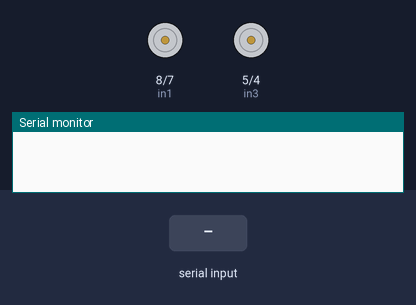
Recording of a sketch running on a simulated Arduino Uno, built with avr-gcc and run on an emulated ATmega328P. Shown: motor-driver pin pairs drawn as motors (green arrow = first pin HIGH = forward, orange = second pin HIGH = backward, longer = more drive, scaled by the enable pin), the last lines printed to the serial monitor. The inputs (shaded band) are chosen by the test bench.

Above: at 1.2 s.
1.3 s: "1" received over the second serial link
At 1.45 s:
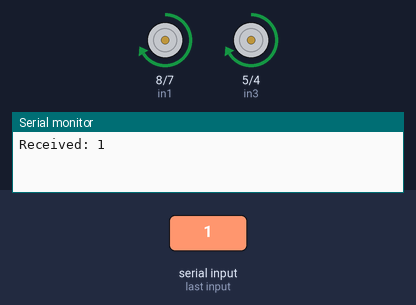
3.1 s: "2" received over the second serial link
At 3.25 s:
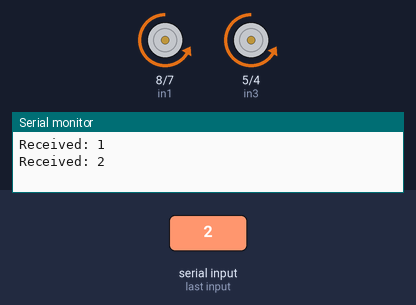
4.9 s: "3" received over the second serial link
At 5.05 s:
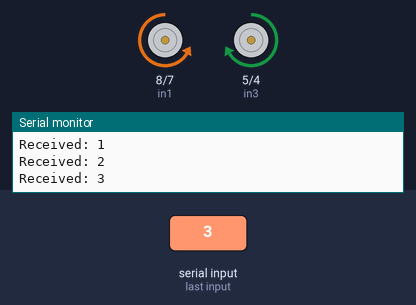
6.7 s: "4" received over the second serial link
At 6.85 s:
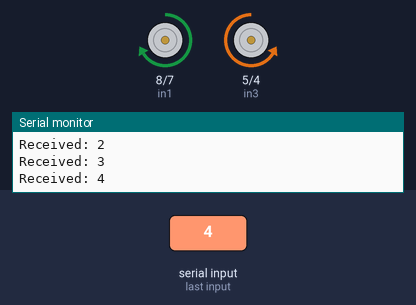
Timing chart, 0 to 9.5 s (numbered marks = the images above; inputs shaded):
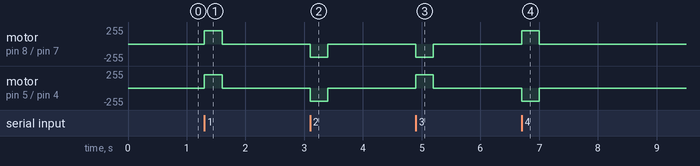

Measured:
- after the input at 1.3 s, motor on pin 8 (in1) / pin 7 (in2), motor on pin 5 (in3) / pin 4 (in4): stopped → forward 200/255 at once, → stopped 0.30 s later
- after the input at 3.1 s, motor on pin 8 (in1) / pin 7 (in2), motor on pin 5 (in3) / pin 4 (in4): stopped → backward 200/255 at once, → stopped 0.30 s later
- after the input at 4.9 s, motor on pin 8 (in1) / pin 7 (in2): stopped → backward 200/255 at once, → stopped 0.30 s later; motor on pin 5 (in3) / pin 4 (in4): stopped → forward 200/255 at once, → stopped 0.30 s later
- after the input at 6.7 s, motor on pin 8 (in1) / pin 7 (in2): stopped → forward 200/255 at once, → stopped 0.30 s later; motor on pin 5 (in3) / pin 4 (in4): stopped → backward 200/255 at once, → stopped 0.30 s later

The sketch:

bt_robot.ino
```cpp
#include <SoftwareSerial.h>

// Bluetooth setup (RX, TX)
SoftwareSerial BT(2, 3); // RX, TX

// Motor A pins
int enA = 9;
int in1 = 8;
int in2 = 7;

// Motor B pins
int enB = 10;
int in3 = 5;
int in4 = 4;

unsigned long lastCommandTime = 0;
int commandTimeout = 300;  // time in milliseconds before auto-stop
char currentCommand = '0';

void setup() {
  pinMode(enA, OUTPUT);
  pinMode(in1, OUTPUT);
  pinMode(in2, OUTPUT);
  pinMode(enB, OUTPUT);
  pinMode(in3, OUTPUT);
  pinMode(in4, OUTPUT);

  analogWrite(enA, 200);
  analogWrite(enB, 200);

  Serial.begin(9600);
  BT.begin(9600);
}

void loop() {
  if (BT.available()) {
    currentCommand = BT.read();
    lastCommandTime = millis();  // update last time command was received

    Serial.print("Received: ");
    Serial.println(currentCommand);
  }

  // Check if command timed out
  if (millis() - lastCommandTime > commandTimeout) {
    stopMotors(); // stop if no command received recently
    currentCommand = '0';
    return;
  }

  switch (currentCommand) {
    case '1':
      moveForward();
      break;
    case '2':
      moveBackward();
      break;
    case '3':
      turnLeft();
      break;
    case '4':
      turnRight();
      break;
    case '0':
    default:
      stopMotors();
      break;
  }
}

void moveForward() {
  digitalWrite(in1, HIGH);
  digitalWrite(in2, LOW);
  digitalWrite(in3, HIGH);
  digitalWrite(in4, LOW);
}

void moveBackward() {
  digitalWrite(in1, LOW);
  digitalWrite(in2, HIGH);
  digitalWrite(in3, LOW);
  digitalWrite(in4, HIGH);
}

void turnLeft() {
  digitalWrite(in1, LOW);
  digitalWrite(in2, HIGH);
  digitalWrite(in3, HIGH);
  digitalWrite(in4, LOW);
}

void turnRight() {
  digitalWrite(in1, HIGH);
  digitalWrite(in2, LOW);
  digitalWrite(in3, LOW);
  digitalWrite(in4, HIGH);
}

void stopMotors() {
  digitalWrite(in1, LOW);
  digitalWrite(in2, LOW);
  digitalWrite(in3, LOW);
  digitalWrite(in4, LOW);
}
```
